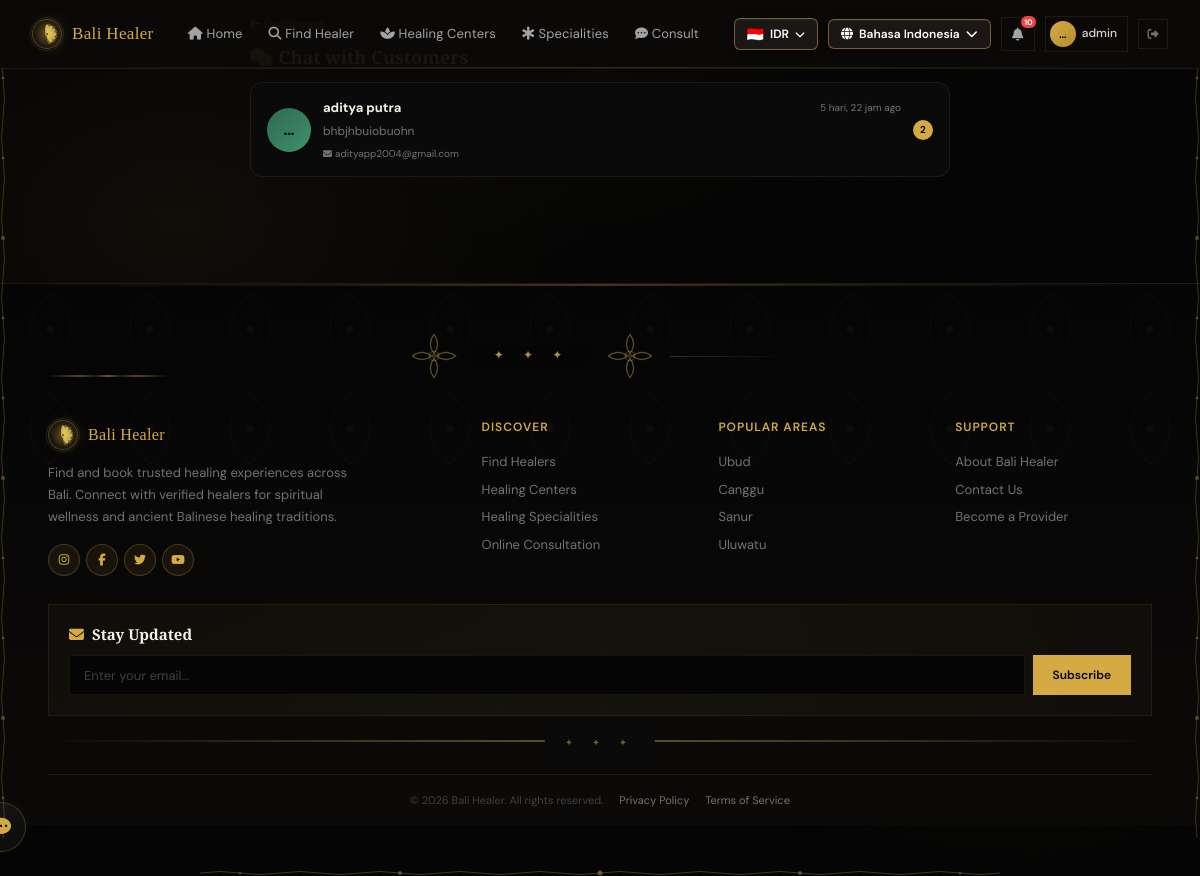
The page /id/dashboard/healer/chat/ (signed in) on the database its author committed.
### healers/models.py (models this page shows, shortened)
class ChatRoom(models.Model):
    healer = models.ForeignKey(Healer, on_delete=models.CASCADE, related_name='chat_rooms')
    customer = models.ForeignKey(User, on_delete=models.CASCADE, related_name='chat_rooms')
    created_at = models.DateTimeField(auto_now_add=True)
    updated_at = models.DateTimeField(auto_now=True)
    objects = ChatRoomQuerySet.as_manager()
    class Meta:
        unique_together = ['healer', 'customer']
        ordering = ['-updated_at']

### accounts/views.py (the view)
# urls.py: path('dashboard/healer/chat/', views.healer_chat_list, name='healer_chat_list'),
@require_healer_profile
def healer_chat_list(request, profile, healer):
    last_msg_subquery = ChatMessage.objects.filter(
        room=OuterRef('pk')
    ).order_by('-created_at')
    rooms = ChatRoom.objects.filter(
        healer=healer
    ).select_related('customer').annotate(
        _last_msg_id=Subquery(last_msg_subquery.values('id')[:1]),
        _last_msg_text=Subquery(last_msg_subquery.values('message')[:1]),
        _last_msg_time=Subquery(last_msg_subquery.values('created_at')[:1]),
        _unread_count=Count(
            'messages',
            filter=Q(messages__is_read=False) & ~Q(messages__sender=request.user)
        ),
    )
    room_data = []
    for room in rooms:
        room_data.append({
            'room': room,
            'last_message_text': getattr(room, '_last_msg_text', None),
            'last_message_time': getattr(room, '_last_msg_time', None),
            'unread': getattr(room, '_unread_count', 0),
        })
    return render(request, 'healer_chat_list.html', {'healer': healer, 'rooms': room_data})

### accounts/context_processors.py (called while the page is built)
def notification_context(request):
    if request.user.is_authenticated:
        unread_count = Notification.objects.filter(user=request.user, is_read=False).count()
        return {'global_unread_notifications': unread_count}
    return {'global_unread_notifications': 0}

### accounts/models.py (called while the page is built)
    @property
    def is_healer(self):
        return self.role == 'healer'

    def get_healer_profile(self):
        if self.is_healer:
            from healers.models import Healer
            return Healer.objects.filter(user=self.user).first()
        return None

### accounts/views.py (called while the page is built)
def require_healer_profile(view_func):
    @wraps(view_func)
    @login_required
    def wrapper(request, *args, **kwargs):
        profile, _created = UserProfile.objects.get_or_create(user=request.user)
        if not profile.is_healer:
            messages.error(request, _('Anda tidak memiliki akses.'))
            return redirect('home')
        healer = profile.get_healer_profile()
        if not healer:
            messages.error(request, _('Profil healer tidak ditemukan.'))
            return redirect('home')
        return view_func(request, profile, healer, *args, **kwargs)
    return wrapper

### templates/healer_chat_list.html (shortened to what this page needs)
{% extends "base.html" %}
{% load i18n %}
{% block content %}
<div class="section" style="padding-top:10px">
    <div style="max-width:700px;margin:0 auto">
        <a href="{% url 'healer_dashboard' %}" class="chat-back-link"> {% trans "Dashboard" %}</a>
        <h2 style="color:var(--fg);font-size:18px;margin-bottom:14px">{% trans "Chat with Customers" %}</h2>
        {% for r in rooms %}
        <a href="{% url 'healer_chat_room' r.room.id %}" class="chat-list-card">
            <div class="chat-list-avatar" style="background:linear-gradient(135deg,var(--jade),var(--jade-light))">
                {{ r.room.customer.get_full_name|default:r.room.customer.username|truncatechars:1 }}
            </div>
            <div class="chat-list-content">
                <div class="chat-list-top">
                    <strong>{{ r.room.customer.get_full_name|default:r.room.customer.username }}</strong>
                    {% if r.last_message_time %}
                    <span class="chat-list-time">{{ r.last_message_time|timesince }} {% trans "ago" %}</span>
                    {% endif %}
                </div>
                {% if r.last_message_text %}
                <p class="chat-list-preview">
                    {{ r.last_message_text|truncatewords:12 }}
                </p>
                {% endif %}
                <div class="chat-list-meta">
                    <span><i class="fas fa-envelope" style="font-size:9px"></i> {{ r.room.customer.email }}</span>
                </div>
            </div>
            {% if r.unread > 0 %}
            <span class="chat-unread-badge">{{ r.unread }}</span>
            {% endif %}
        </a>
        {% endfor %}
    </div>
</div>
{% endblock %}

### templates/base.html (shortened to what this page needs)
{% load static %}
{% load i18n %}
<!DOCTYPE html>
<html lang="{{ LANGUAGE_CODE }}">
<head>
    <link rel="preload" href="https://cdnjs.cloudflare.com/ajax/libs/font-awesome/6.5.1/css/all.min.css" as="style" onload="this.onload=null;this.rel='stylesheet'">
    <link rel="stylesheet" href="{% static 'css/style.css' %}?v=12">
</head>
<body>
    <div class="batik-bg-layer batik-layer-1"></div>
    <div class="batik-bg-layer batik-layer-2"></div>
    <div class="batik-bg-layer batik-layer-3"></div>
    <div class="batik-bg-layer batik-layer-mandala" style="background-image:url('{% static 'images/mandala.svg' %}');"></div>
    <div class="batik-bg-glow"></div>
    <div class="global-batik-frame">
        <div class="global-frame-bottom"></div>
        <div class="global-frame-left"></div>
        <div class="global-frame-right"></div>
    </div>
    <header class="header" id="main-header">
        <div class="header-inner">
            <a href="{% url 'home' %}" class="nav-brand">
                <div class="nav-brand-icon"><img src="{% static 'images/lotus.svg' %}" alt="Bali Healer" style="width:100%;height:100%;object-fit:contain;filter:drop-shadow(0 0 8px rgba(214,170,67,0.5));"></div>
                <span>Bali Healer</span>
            </a>
            <nav class="nav-links">
                <a href="{% url 'home' %}" class="nav-link {% if request.resolver_match.url_name == 'home' %}active{% endif %}"><i class="fas fa-house"></i> {% trans "Home" %}</a>
                <a href="{% url 'healer_list' %}" class="nav-link "><i class="fas fa-search"></i> {% trans "Find Healer" %}</a>
                <a href="{% url 'center_list' %}" class="nav-link "><i class="fas fa-spa"></i> {% trans "Healing Centers" %}</a>
                <a href="{% url 'speciality_list' %}" class="nav-link {% if request.resolver_match.url_name == 'speciality_list' %}active{% endif %}"><i class="fas fa-star-of-life"></i> {% trans "Specialities" %}</a>
                <a href="{% url 'booking_track' %}" class="nav-link {% if request.resolver_match.url_name == 'booking_track' %}active{% endif %}"><i class="fas fa-comment-dots"></i> {% trans "Consult" %}</a>
            </nav>
            <div class="nav-right">
                {% get_current_language as CURRENT_LANGUAGE %}
                {% get_available_languages as AVAILABLE_LANGUAGES %}
                {% get_language_info_list for AVAILABLE_LANGUAGES as languages %}
                <div class="currency-switcher" id="currencySwitcher">
                    <button class="currency-switcher-btn">
                        <span class="currency-flag" id="currentCurrencyFlag">🇮🇩</span>
                        <span id="currentCurrencyCode">IDR</span>
                        <i class="fas fa-chevron-down"></i>
                    </button>
                </div>
                <div class="lang-switcher" id="langSwitcher">
                    <button class="lang-switcher-btn">
                        <i class="fas fa-globe"></i>
                        {% for lang in languages %}
                            {% if lang.code == CURRENT_LANGUAGE %}{{ lang.name_local }}{% endif %}
                        {% endfor %}
                        <i class="fas fa-chevron-down"></i>
                    </button>
                </div>
                {% if user.is_authenticated %}
                <button type="button" class="notif-bell-btn" id="notifBellBtn" title="{% trans 'Notifications' %}">
                    <i class="fas fa-bell"></i>
                    {% if global_unread_notifications > 0 %}
                    <span class="notif-bell-badge" id="notifBadge">{{ global_unread_notifications }}</span>
                    {% endif %}
                </button>
                <a href="{% if user.profile.is_healer %}{% url 'healer_dashboard' %}{% else %}{% url 'customer_dashboard' %}{% endif %}" class="nav-user-link" title="{{ user.first_name|default:user.username }}">
                    <div class="nav-user-avatar">{{ user.first_name|default:user.username|truncatechars:1 }}</div>
                    <span class="nav-user-name">{{ user.first_name|default:user.username }}</span>
                </a>
                <a href="{% url 'logout' %}" class="nav-logout-btn" title="{% trans 'Logout' %}"><i class="fas fa-right-from-bracket"></i></a>
                {% else %}
                <a href="{% url 'login' %}" class="nav-link"><i class="fas fa-right-to-bracket"></i> {% trans "Login" %}</a>
                <a href="{% url 'register_choose' %}" class="btn-find"><i class="fas fa-user-plus"></i> {% trans "Register" %}</a>
                {% endif %}
            </div>
        </div>
    </header>
    <main class="batik-main">
        <div class="main-sacred-right"></div>
        {% block content %}{% endblock %}
    </main>
    <footer class="footer">
        <div class="container">
            <div class="section-divider bali-divider" style="padding-top:0">
                <div class="bali-divider-ornament"></div>
                <span class="divider-icon">&#10022; &#10022; &#10022;</span>
                <div class="bali-divider-ornament"></div>
            </div>
            <div class="footer-grid">
                <div class="footer-brand">
                    <a href="{% url 'home' %}" class="nav-brand" style="font-size:16px">
                        <div class="nav-brand-icon"><img src="{% static 'images/lotus.svg' %}" alt="Bali Healer" style="width:100%;height:100%;object-fit:contain;filter:drop-shadow(0 0 8px rgba(214,170,67,0.5));"></div>
                        <span>Bali Healer</span>
                    </a>
                    <p>{% trans "Find and book trusted healing experiences across Bali. Connect with verified healers for spiritual wellness and ancient Balinese healing traditions." %}</p>
                    <div class="footer-social">
                        <a href="#"><i class="fab fa-instagram"></i></a>
                        <a href="#"><i class="fab fa-facebook-f"></i></a>
                        <a href="#"><i class="fab fa-twitter"></i></a>
                        <a href="#"><i class="fab fa-youtube"></i></a>
                    </div>
                </div>
                <div class="footer-col">
                    <h4>{% trans "Discover" %}</h4>
                    <a href="{% url 'healer_list' %}">{% trans "Find Healers" %}</a>
                    <a href="{% url 'center_list' %}">{% trans "Healing Centers" %}</a>
                    <a href="{% url 'speciality_list' %}">{% trans "Healing Specialities" %}</a>
                    <a href="{% url 'booking_track' %}">{% trans "Online Consultation" %}</a>
                </div>
                <div class="footer-col">
                    <h4>{% trans "Popular Areas" %}</h4>
                    <a href="{% url 'healer_list' %}?q=Ubud">Ubud</a>
                    <a href="{% url 'healer_list' %}?q=Canggu">Canggu</a>
                    <a href="{% url 'healer_list' %}?q=Sanur">Sanur</a>
                    <a href="{% url 'healer_list' %}?q=Uluwatu">Uluwatu</a>
                </div>
                <div class="footer-col">
                    <h4>{% trans "Support" %}</h4>
                    <a href="#">{% trans "About Bali Healer" %}</a>
                    <a href="#">{% trans "Contact Us" %}</a>
                    <a href="#">{% trans "Become a Provider" %}</a>
                </div>
            </div>
            <div class="footer-newsletter">
                <h4><i class="fas fa-envelope" style="color:var(--gold)"></i> {% trans "Stay Updated" %}</h4>
                <div class="newsletter-form">
                    <input type="email" class="newsletter-input" placeholder="{% trans 'Enter your email...' %}">
                    <button class="newsletter-btn">{% trans "Subscribe" %}</button>
                </div>
            </div>
            <div style="position:relative;margin:24px 0 0;text-align:center">
                <div style="position:absolute;top:50%;left:50%;transform:translate(-50%,-50%);background:var(--bg-card);padding:0 20px">
                    <span style="color:rgba(200,169,81,0.5);font-size:10px;letter-spacing:8px">&#10022; &#10022; &#10022;</span>
                </div>
            </div>
            <div class="footer-bottom">
                <span>&copy; 2026 Bali Healer. {% trans "All rights reserved." %}</span>
                <a href="#">{% trans "Privacy Policy" %}</a>
                <a href="#">{% trans "Terms of Service" %}</a>
            </div>
        </div>
    </footer>
    <button class="chat-fab">
        <i class="fas fa-comment-dots"></i>
    </button>
</body>
</html>

### templates/base.html (style rules this page uses)
.lang-switcher { position: relative; display: none; }
@media (min-width: 1024px) { .lang-switcher { display: inline-block; } }
.lang-switcher-btn { background: #1a1714; border: 1px solid rgba(200,169,81,0.5); color: #ffffff; padding: 6px 12px; border-radius: var(--radius-sm); cursor: pointer; font-size: 12px; display: flex; align-items: center; gap: 6px; transition: all 0.2s; font-family: 'DM Sans', sans-serif; font-weight: 600; box-shadow: 0 2px 8px rgba(0,0,0,0.3), inset 0 1px 0 rgba(255,255,255,0.05); }
.lang-switcher-btn i { font-size: 12px; }
.currency-switcher { position: relative; display: none; }
@media (min-width: 1024px) { .currency-switcher { display: inline-block; } }
.currency-switcher-btn { background: #1a1714; border: 1px solid rgba(200,169,81,0.5); color: #ffffff; padding: 6px 12px; border-radius: var(--radius-sm); cursor: pointer; font-size: 12px; display: flex; align-items: center; gap: 6px; transition: all 0.2s; font-family: 'DM Sans', sans-serif; font-weight: 600; box-shadow: 0 2px 8px rgba(0,0,0,0.3), inset 0 1px 0 rgba(255,255,255,0.05); }
.currency-switcher-btn .currency-flag { font-size: 14px; }
.currency-switcher-btn i { font-size: 10px; }
.notif-bell-btn { display: none; align-items: center; justify-content: center; width: 34px; height: 34px; border-radius: var(--radius-full); background: transparent; border: 1px solid var(--border); color: var(--stone-400); font-size: 13px; transition: all 0.2s; position: relative; cursor: pointer; flex-shrink: 0; padding: 0; }
@media (min-width: 640px) { .notif-bell-btn { display: flex; } }
.notif-bell-badge { position: absolute; top: -3px; right: -3px; background: #ef4444; color: #fff; font-size: 8px; font-weight: 700; min-width: 14px; height: 14px; line-height: 14px; border-radius: 7px; display: flex; align-items: center; justify-content: center; padding: 0 3px; border: 1.5px solid var(--stone-950); animation: notif-pulse 2s ease-in-out infinite; pointer-events: none; }

### rows shown on the page
ChatRoom: room.customer.get_full_name "…", room.customer.get_full_name "aditya putra", last_message_time "5 hari, 22 jam", last_message_text "bhbjhbuiobuohn", room.customer.email "adityapp2004@gmail.com", unread "2"

### other values the page prints
{{ lang.name_local }} "Bahasa Indonesia"
{{ global_unread_notifications }} "10"
{{ user.first_name|default:user.username|truncatechars:1 }} "…"
{{ user.first_name|default:user.username }} "admin"
